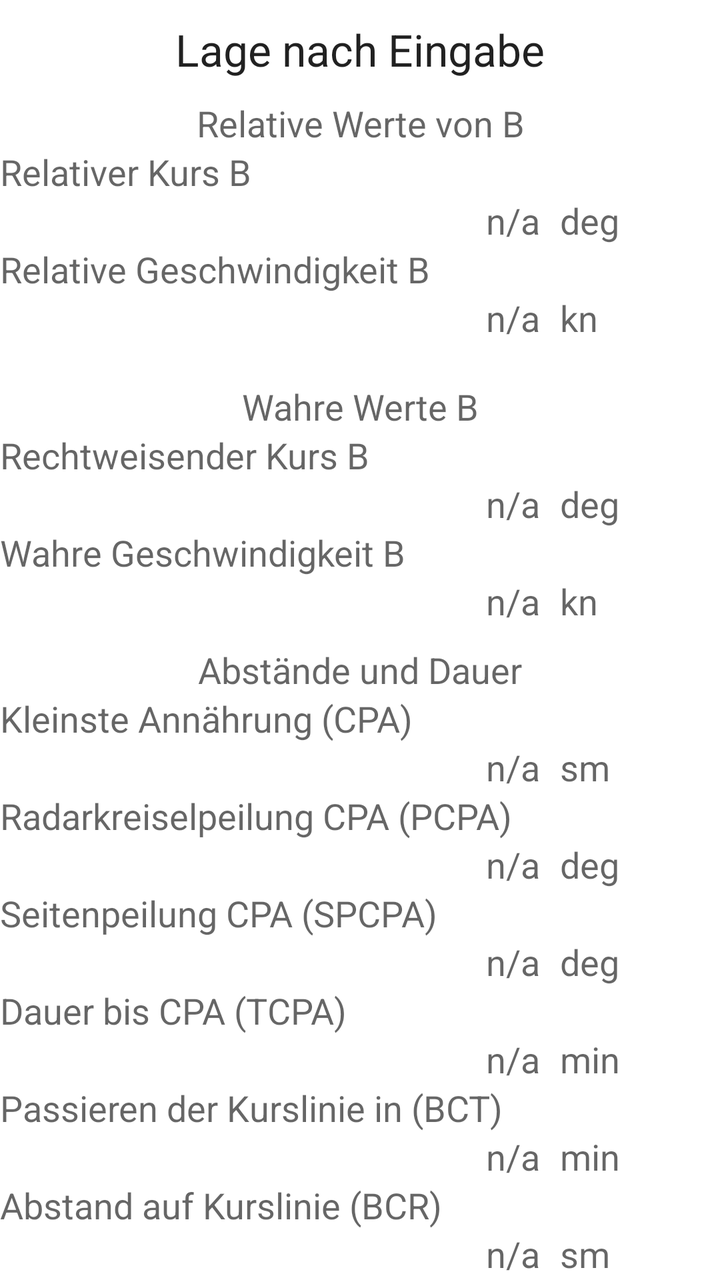
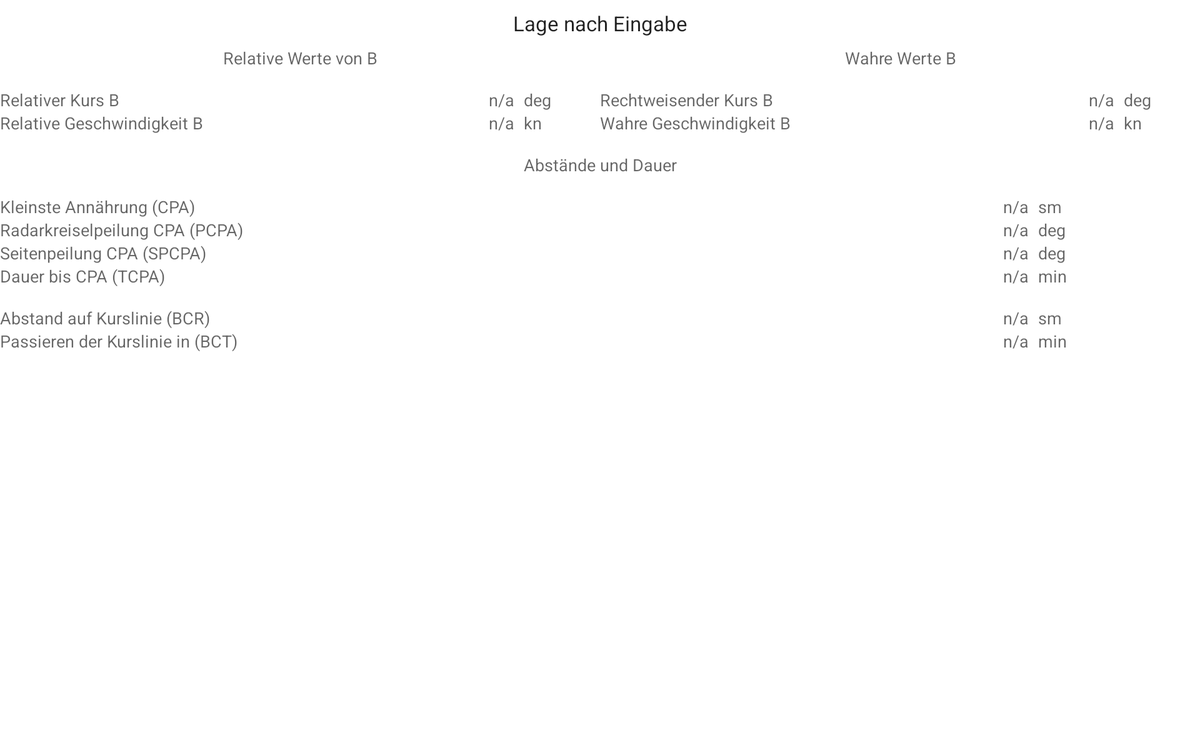

An Android layout and its configuration variant, each rendered on a device that would load it. The default file and the variant file are quoted in full after the pictures.
<!-- AndroidManifest.xml: fallback theme Theme.MaterialComponents.DayNight.NoActionBar -->
<!-- res/layout/fragment_ergebnis_texte_lage.xml -->
<?xml version="1.0" encoding="utf-8"?>
<ScrollView xmlns:android="http://schemas.android.com/apk/res/android"
    xmlns:tools="http://schemas.android.com/tools"
    android:layout_width="match_parent"
    android:layout_height="match_parent" >
    <LinearLayout
        android:layout_width="match_parent"
        android:layout_height="wrap_content"
        android:orientation="vertical" >
        <TextView
            android:layout_width="match_parent"
            android:layout_height="wrap_content"
            android:gravity="center"
            android:paddingTop="10sp"
            android:text="@string/Lage"
            android:textAppearance="?android:attr/textAppearanceLarge" />
        <LinearLayout
            android:layout_width="match_parent"
            android:layout_height="wrap_content"
            android:orientation="vertical" >
            <TextView
                android:layout_width="match_parent"
                android:layout_height="wrap_content"
                android:gravity="center"
                android:paddingTop="10sp"
                android:text="@string/RelWerte"
                android:textAppearance="?android:attr/textAppearanceMedium" />
            <TextView
                android:layout_width="match_parent"
                android:layout_height="wrap_content"
                android:text="@string/KBr"
                android:textAppearance="?android:attr/textAppearanceMedium" />
            <LinearLayout
                android:layout_width="match_parent"
                android:layout_height="wrap_content" >
                <TextView
                    android:id="@+id/KBr"
                    android:layout_width="match_parent"
                    android:layout_height="wrap_content"
                    android:layout_weight="1"
                    android:gravity="right"
                    android:paddingLeft="10sp"
                    android:text="@string/na"
                    android:textAppearance="?android:attr/textAppearanceMedium" />
                <TextView
                    android:layout_width="match_parent"
                    android:layout_height="wrap_content"
                    android:layout_weight="3"
                    android:paddingLeft="10sp"
                    android:text="@string/angle"
                    android:textAppearance="?android:attr/textAppearanceMedium" />
            </LinearLayout>
            <TextView
                android:layout_width="match_parent"
                android:layout_height="wrap_content"
                android:text="@string/vBr"
                android:textAppearance="?android:attr/textAppearanceMedium" />
            <LinearLayout
                android:layout_width="match_parent"
                android:layout_height="wrap_content" >
                <TextView
                    android:id="@+id/vBr"
                    android:layout_width="match_parent"
                    android:layout_height="wrap_content"
                    android:layout_weight="1"
                    android:gravity="right"
                    android:paddingLeft="10sp"
                    android:text="@string/na"
                    android:textAppearance="?android:attr/textAppearanceMedium" />
                <TextView
                    android:layout_width="match_parent"
                    android:layout_height="wrap_content"
                    android:layout_weight="3"
                    android:paddingLeft="10sp"
                    android:text="@string/speed"
                    android:textAppearance="?android:attr/textAppearanceMedium" />
            </LinearLayout>
        </LinearLayout>
        <LinearLayout
            android:layout_width="match_parent"
            android:layout_height="wrap_content"
            android:orientation="vertical"
            android:paddingTop="10dp" >
            <TextView
                android:layout_width="match_parent"
                android:layout_height="wrap_content"
                android:gravity="center"
                android:paddingTop="10sp"
                android:text="@string/AbsWerte"
                android:textAppearance="?android:attr/textAppearanceMedium" />
            <TextView
                android:layout_width="match_parent"
                android:layout_height="wrap_content"
                android:text="@string/KB"
                android:textAppearance="?android:attr/textAppearanceMedium" />
            <LinearLayout
                android:layout_width="match_parent"
                android:layout_height="wrap_content" >
                <TextView
                    android:id="@+id/KB"
                    android:layout_width="match_parent"
                    android:layout_height="wrap_content"
                    android:layout_weight="1"
                    android:gravity="right"
                    android:paddingLeft="10sp"
                    android:text="@string/na"
                    android:textAppearance="?android:attr/textAppearanceMedium" />
                <TextView
                    android:layout_width="match_parent"
                    android:layout_height="wrap_content"
                    android:layout_weight="3"
                    android:paddingLeft="10sp"
                    android:text="@string/angle"
                    android:textAppearance="?android:attr/textAppearanceMedium" />
            </LinearLayout>
            <TextView
                android:layout_width="match_parent"
                android:layout_height="wrap_content"
                android:text="@string/vB"
                android:textAppearance="?android:attr/textAppearanceMedium" />
            <LinearLayout
                android:layout_width="match_parent"
                android:layout_height="wrap_content" >
                <TextView
                    android:id="@+id/vB"
                    android:layout_width="match_parent"
                    android:layout_height="wrap_content"
                    android:layout_weight="1"
                    android:gravity="right"
                    android:paddingLeft="10sp"
                    android:text="@string/na"
                    android:textAppearance="?android:attr/textAppearanceMedium" />
                <TextView
                    android:layout_width="match_parent"
                    android:layout_height="wrap_content"
                    android:layout_weight="3"
                    android:paddingLeft="10sp"
                    android:text="@string/speed"
                    android:textAppearance="?android:attr/textAppearanceMedium" />
            </LinearLayout>
        </LinearLayout>
        <LinearLayout
            android:layout_width="match_parent"
            android:layout_height="wrap_content"
            android:orientation="vertical"
            android:paddingTop="10dp" >
            <TextView
                android:layout_width="match_parent"
                android:layout_height="wrap_content"
                android:gravity="center"
                android:text="@string/TimeAndDist"
                android:textAppearance="?android:attr/textAppearanceMedium" />
            <TextView
                android:layout_width="match_parent"
                android:layout_height="wrap_content"
                android:text="@string/CPA"
                android:textAppearance="?android:attr/textAppearanceMedium" />
            <LinearLayout
                android:layout_width="match_parent"
                android:layout_height="wrap_content" >
                <TextView
                    android:id="@+id/CPA"
                    android:layout_width="match_parent"
                    android:layout_height="wrap_content"
                    android:layout_weight="1"
                    android:gravity="right"
                    android:paddingLeft="10sp"
                    android:text="@string/na"
                    android:textAppearance="?android:attr/textAppearanceMedium" />
                <TextView
                    android:layout_width="match_parent"
                    android:layout_height="wrap_content"
                    android:layout_weight="3"
                    android:paddingLeft="10sp"
                    android:text="@string/sm"
                    android:textAppearance="?android:attr/textAppearanceMedium" />
            </LinearLayout>
            <TextView
                android:layout_width="match_parent"
                android:layout_height="wrap_content"
                android:text="@string/PCPA"
                android:textAppearance="?android:attr/textAppearanceMedium" />
            <LinearLayout
                android:layout_width="match_parent"
                android:layout_height="wrap_content" >
                <TextView
                    android:id="@+id/PCPA"
                    android:layout_width="match_parent"
                    android:layout_height="wrap_content"
                    android:layout_weight="1"
                    android:gravity="right"
                    android:paddingLeft="10sp"
                    android:text="@string/na"
                    android:textAppearance="?android:attr/textAppearanceMedium" />
                <TextView
                    android:layout_width="match_parent"
                    android:layout_height="wrap_content"
                    android:layout_weight="3"
                    android:paddingLeft="10sp"
                    android:text="@string/angle"
                    android:textAppearance="?android:attr/textAppearanceMedium" />
            </LinearLayout>
            <TextView
                android:layout_width="match_parent"
                android:layout_height="wrap_content"
                android:text="@string/SCPA"
                android:textAppearance="?android:attr/textAppearanceMedium" />
            <LinearLayout
                android:layout_width="match_parent"
                android:layout_height="wrap_content" >
                <TextView
                    android:id="@+id/SCPA"
                    android:layout_width="match_parent"
                    android:layout_height="wrap_content"
                    android:layout_weight="1"
                    android:gravity="right"
                    android:paddingLeft="10sp"
                    android:text="@string/na"
                    android:textAppearance="?android:attr/textAppearanceMedium" />
                <TextView
                    android:layout_width="match_parent"
                    android:layout_height="wrap_content"
                    android:layout_weight="3"
                    android:paddingLeft="10sp"
                    android:text="@string/angle"
                    android:textAppearance="?android:attr/textAppearanceMedium" />
            </LinearLayout>
            <TextView
                android:layout_width="match_parent"
                android:layout_height="wrap_content"
                android:text="@string/TCPA"
                android:textAppearance="?android:attr/textAppearanceMedium" />
            <LinearLayout
                android:layout_width="match_parent"
                android:layout_height="wrap_content" >
                <TextView
                    android:id="@+id/TCPA"
                    android:layout_width="match_parent"
                    android:layout_height="wrap_content"
                    android:layout_weight="1"
                    android:gravity="right"
                    android:paddingLeft="10sp"
                    android:text="@string/na"
                    android:textAppearance="?android:attr/textAppearanceMedium" />
                <TextView
                    android:layout_width="match_parent"
                    android:layout_height="wrap_content"
                    android:layout_weight="3"
                    android:paddingLeft="10sp"
                    android:text="@string/minutes"
                    android:textAppearance="?android:attr/textAppearanceMedium" />
            </LinearLayout>
            <TextView
                android:layout_width="match_parent"
                android:layout_height="wrap_content"
                android:text="@string/BCT"
                android:textAppearance="?android:attr/textAppearanceMedium" />
            <LinearLayout
                android:layout_width="match_parent"
                android:layout_height="wrap_content" >
                <TextView
                    android:id="@+id/BCT"
                    android:layout_width="match_parent"
                    android:layout_height="wrap_content"
                    android:layout_weight="1"
                    android:gravity="right"
                    android:paddingLeft="10sp"
                    android:text="@string/na"
                    android:textAppearance="?android:attr/textAppearanceMedium" />
                <TextView
                    android:layout_width="match_parent"
                    android:layout_height="wrap_content"
                    android:layout_weight="3"
                    android:paddingLeft="10sp"
                    android:text="@string/minutes"
                    android:textAppearance="?android:attr/textAppearanceMedium" />
            </LinearLayout>
            <TextView
                android:layout_width="match_parent"
                android:layout_height="wrap_content"
                android:text="@string/BCR"
                android:textAppearance="?android:attr/textAppearanceMedium" />
            <LinearLayout
                android:layout_width="match_parent"
                android:layout_height="wrap_content" >
                <TextView
                    android:id="@+id/BCR"
                    android:layout_width="match_parent"
                    android:layout_height="wrap_content"
                    android:layout_weight="1"
                    android:gravity="right"
                    android:paddingLeft="10sp"
                    android:text="@string/na"
                    android:textAppearance="?android:attr/textAppearanceMedium" />
                <TextView
                    android:layout_width="match_parent"
                    android:layout_height="wrap_content"
                    android:layout_weight="3"
                    android:paddingLeft="10sp"
                    android:text="@string/sm"
                    android:textAppearance="?android:attr/textAppearanceMedium" />
            </LinearLayout>
        </LinearLayout>
    </LinearLayout>
</ScrollView>
<!-- resources referenced by this layout -->
<resources>
  <string name="AbsWerte">Wahre Werte B</string>
  <string name="BCR">Abstand auf Kurslinie (BCR)</string>
  <string name="BCT">Passieren der Kurslinie in (BCT)</string>
  <string name="CPA">Kleinste Annährung (CPA)</string>
  <string name="KB">Rechtweisender Kurs B</string>
  <string name="KBr">Relativer Kurs B</string>
  <string name="Lage">Lage nach Eingabe</string>
  <string name="PCPA">Radarkreiselpeilung CPA (PCPA)</string>
  <string name="RelWerte">Relative Werte von B</string>
  <string name="SCPA">Seitenpeilung CPA (SPCPA)</string>
  <string name="TCPA">Dauer bis CPA (TCPA)</string>
  <string name="TimeAndDist">Abstände und Dauer</string>
  <string name="angle">deg</string>
  <string name="minutes">min</string>
  <string name="na">n/a</string>
  <string name="sm">sm</string>
  <string name="speed">kn</string>
  <string name="vB">Wahre Geschwindigkeit B</string>
  <string name="vBr">Relative Geschwindigkeit B</string>
</resources>
<!-- res/layout-xlarge/fragment_ergebnis_texte_lage.xml (the repository's variant of the layout above) -->
<!-- drawn on a large tablet held sideways -->
<?xml version="1.0" encoding="utf-8"?>
<LinearLayout xmlns:android="http://schemas.android.com/apk/res/android"
    android:layout_width="match_parent"
    android:layout_height="match_parent"
    android:orientation="vertical" >
    <TextView
        android:layout_width="match_parent"
        android:layout_height="wrap_content"
        android:gravity="center"
        android:paddingTop="10sp"
        android:text="@string/Lage"
        android:textAppearance="?android:attr/textAppearanceLarge" />
    <LinearLayout
        android:layout_width="match_parent"
        android:layout_height="wrap_content"
        android:baselineAligned="false"
        android:orientation="horizontal" >
        <LinearLayout
            android:layout_width="match_parent"
            android:layout_height="wrap_content"
            android:layout_weight="1"
            android:orientation="vertical" >
            <TextView
                android:layout_width="match_parent"
                android:layout_height="wrap_content"
                android:gravity="center"
                android:paddingTop="10sp"
                android:text="@string/RelWerte"
                android:textAppearance="?android:attr/textAppearanceMedium" />
            <LinearLayout
                android:layout_width="match_parent"
                android:layout_height="wrap_content"
                android:paddingTop="20sp" >
                <TextView
                    android:layout_width="match_parent"
                    android:layout_height="wrap_content"
                    android:layout_weight="1"
                    android:text="@string/KBr"
                    android:textAppearance="?android:attr/textAppearanceMedium" />
                <TextView
                    android:id="@+id/KBr"
                    android:layout_width="match_parent"
                    android:layout_height="wrap_content"
                    android:layout_weight="3"
                    android:gravity="right"
                    android:paddingLeft="10sp"
                    android:text="@string/na"
                    android:textAppearance="?android:attr/textAppearanceMedium" />
                <TextView
                    android:layout_width="match_parent"
                    android:layout_height="wrap_content"
                    android:layout_weight="3"
                    android:paddingLeft="10sp"
                    android:text="@string/angle"
                    android:textAppearance="?android:attr/textAppearanceMedium" />
            </LinearLayout>
            <LinearLayout
                android:layout_width="match_parent"
                android:layout_height="wrap_content" >
                <TextView
                    android:layout_width="match_parent"
                    android:layout_height="wrap_content"
                    android:layout_weight="1"
                    android:text="@string/vBr"
                    android:textAppearance="?android:attr/textAppearanceMedium" />
                <TextView
                    android:id="@+id/vBr"
                    android:layout_width="match_parent"
                    android:layout_height="wrap_content"
                    android:layout_weight="3"
                    android:gravity="right"
                    android:paddingLeft="10sp"
                    android:text="@string/na"
                    android:textAppearance="?android:attr/textAppearanceMedium" />
                <TextView
                    android:layout_width="match_parent"
                    android:layout_height="wrap_content"
                    android:layout_weight="3"
                    android:paddingLeft="10sp"
                    android:text="@string/speed"
                    android:textAppearance="?android:attr/textAppearanceMedium" />
            </LinearLayout>
        </LinearLayout>
        <LinearLayout
            android:layout_width="match_parent"
            android:layout_height="wrap_content"
            android:layout_weight="1"
            android:orientation="vertical" >
            <TextView
                android:layout_width="match_parent"
                android:layout_height="wrap_content"
                android:gravity="center"
                android:paddingTop="10sp"
                android:text="@string/AbsWerte"
                android:textAppearance="?android:attr/textAppearanceMedium" />
            <LinearLayout
                android:layout_width="match_parent"
                android:layout_height="wrap_content"
                android:paddingTop="20sp" >
                <TextView
                    android:layout_width="match_parent"
                    android:layout_height="wrap_content"
                    android:layout_weight="1"
                    android:text="@string/KB"
                    android:textAppearance="?android:attr/textAppearanceMedium" />
                <TextView
                    android:id="@+id/KB"
                    android:layout_width="match_parent"
                    android:layout_height="wrap_content"
                    android:layout_weight="3"
                    android:gravity="right"
                    android:paddingLeft="10sp"
                    android:text="@string/na"
                    android:textAppearance="?android:attr/textAppearanceMedium" />
                <TextView
                    android:layout_width="match_parent"
                    android:layout_height="wrap_content"
                    android:layout_weight="3"
                    android:paddingLeft="10sp"
                    android:text="@string/angle"
                    android:textAppearance="?android:attr/textAppearanceMedium" />
            </LinearLayout>
            <LinearLayout
                android:layout_width="match_parent"
                android:layout_height="wrap_content" >
                <TextView
                    android:layout_width="match_parent"
                    android:layout_height="wrap_content"
                    android:layout_weight="1"
                    android:text="@string/vB"
                    android:textAppearance="?android:attr/textAppearanceMedium" />
                <TextView
                    android:id="@+id/vB"
                    android:layout_width="match_parent"
                    android:layout_height="wrap_content"
                    android:layout_weight="3"
                    android:gravity="right"
                    android:paddingLeft="10sp"
                    android:text="@string/na"
                    android:textAppearance="?android:attr/textAppearanceMedium" />
                <TextView
                    android:layout_width="match_parent"
                    android:layout_height="wrap_content"
                    android:layout_weight="3"
                    android:paddingLeft="10sp"
                    android:text="@string/speed"
                    android:textAppearance="?android:attr/textAppearanceMedium" />
            </LinearLayout>
        </LinearLayout>
    </LinearLayout>
    <LinearLayout
        android:layout_width="match_parent"
        android:layout_height="wrap_content"
        android:orientation="vertical"
        android:paddingTop="10dp" >
        <TextView
            android:layout_width="match_parent"
            android:layout_height="wrap_content"
            android:gravity="center"
            android:paddingTop="10sp"
            android:text="@string/TimeAndDist"
            android:textAppearance="?android:attr/textAppearanceMedium" />
        <LinearLayout
            android:layout_width="match_parent"
            android:layout_height="wrap_content"
            android:paddingTop="20sp" >
            <TextView
                android:layout_width="match_parent"
                android:layout_height="wrap_content"
                android:layout_weight="1"
                android:text="@string/CPA"
                android:textAppearance="?android:attr/textAppearanceMedium" />
            <TextView
                android:id="@+id/CPA"
                android:layout_width="match_parent"
                android:layout_height="wrap_content"
                android:layout_weight="3"
                android:gravity="right"
                android:paddingLeft="10sp"
                android:text="@string/na"
                android:textAppearance="?android:attr/textAppearanceMedium" />
            <TextView
                android:layout_width="match_parent"
                android:layout_height="wrap_content"
                android:layout_weight="3"
                android:paddingLeft="10sp"
                android:text="@string/sm"
                android:textAppearance="?android:attr/textAppearanceMedium" />
        </LinearLayout>
        <LinearLayout
            android:layout_width="match_parent"
            android:layout_height="wrap_content" >
            <TextView
                android:layout_width="match_parent"
                android:layout_height="wrap_content"
                android:layout_weight="1"
                android:text="@string/PCPA"
                android:textAppearance="?android:attr/textAppearanceMedium" />
            <TextView
                android:id="@+id/PCPA"
                android:layout_width="match_parent"
                android:layout_height="wrap_content"
                android:layout_weight="3"
                android:gravity="right"
                android:paddingLeft="10sp"
                android:text="@string/na"
                android:textAppearance="?android:attr/textAppearanceMedium" />
            <TextView
                android:layout_width="match_parent"
                android:layout_height="wrap_content"
                android:layout_weight="3"
                android:paddingLeft="10sp"
                android:text="@string/angle"
                android:textAppearance="?android:attr/textAppearanceMedium" />
        </LinearLayout>
        <LinearLayout
            android:layout_width="match_parent"
            android:layout_height="wrap_content" >
            <TextView
                android:layout_width="match_parent"
                android:layout_height="wrap_content"
                android:layout_weight="1"
                android:text="@string/SCPA"
                android:textAppearance="?android:attr/textAppearanceMedium" />
            <TextView
                android:id="@+id/SCPA"
                android:layout_width="match_parent"
                android:layout_height="wrap_content"
                android:layout_weight="3"
                android:gravity="right"
                android:paddingLeft="10sp"
                android:text="@string/na"
                android:textAppearance="?android:attr/textAppearanceMedium" />
            <TextView
                android:layout_width="match_parent"
                android:layout_height="wrap_content"
                android:layout_weight="3"
                android:paddingLeft="10sp"
                android:text="@string/angle"
                android:textAppearance="?android:attr/textAppearanceMedium" />
        </LinearLayout>
        <LinearLayout
            android:layout_width="match_parent"
            android:layout_height="wrap_content" >
            <TextView
                android:layout_width="match_parent"
                android:layout_height="wrap_content"
                android:layout_weight="1"
                android:text="@string/TCPA"
                android:textAppearance="?android:attr/textAppearanceMedium" />
            <TextView
                android:id="@+id/TCPA"
                android:layout_width="match_parent"
                android:layout_height="wrap_content"
                android:layout_weight="3"
                android:gravity="right"
                android:paddingLeft="10sp"
                android:text="@string/na"
                android:textAppearance="?android:attr/textAppearanceMedium" />
            <TextView
                android:layout_width="match_parent"
                android:layout_height="wrap_content"
                android:layout_weight="3"
                android:paddingLeft="10sp"
                android:text="@string/minutes"
                android:textAppearance="?android:attr/textAppearanceMedium" />
        </LinearLayout>
        <LinearLayout
            android:layout_width="match_parent"
            android:layout_height="wrap_content"
            android:paddingTop="20sp" >
            <TextView
                android:layout_width="match_parent"
                android:layout_height="wrap_content"
                android:layout_weight="1"
                android:text="@string/BCR"
                android:textAppearance="?android:attr/textAppearanceMedium" />
            <TextView
                android:id="@+id/BCR"
                android:layout_width="match_parent"
                android:layout_height="wrap_content"
                android:layout_weight="3"
                android:gravity="right"
                android:paddingLeft="10sp"
                android:text="@string/na"
                android:textAppearance="?android:attr/textAppearanceMedium" />
            <TextView
                android:layout_width="match_parent"
                android:layout_height="wrap_content"
                android:layout_weight="3"
                android:paddingLeft="10sp"
                android:text="@string/sm"
                android:textAppearance="?android:attr/textAppearanceMedium" />
        </LinearLayout>
        <LinearLayout
            android:layout_width="match_parent"
            android:layout_height="wrap_content" >
            <TextView
                android:layout_width="match_parent"
                android:layout_height="wrap_content"
                android:layout_weight="1"
                android:text="@string/BCT"
                android:textAppearance="?android:attr/textAppearanceMedium" />
            <TextView
                android:id="@+id/BCT"
                android:layout_width="match_parent"
                android:layout_height="wrap_content"
                android:layout_weight="3"
                android:gravity="right"
                android:paddingLeft="10sp"
                android:text="@string/na"
                android:textAppearance="?android:attr/textAppearanceMedium" />
            <TextView
                android:layout_width="match_parent"
                android:layout_height="wrap_content"
                android:layout_weight="3"
                android:paddingLeft="10sp"
                android:text="@string/minutes"
                android:textAppearance="?android:attr/textAppearanceMedium" />
        </LinearLayout>
    </LinearLayout>
</LinearLayout>
